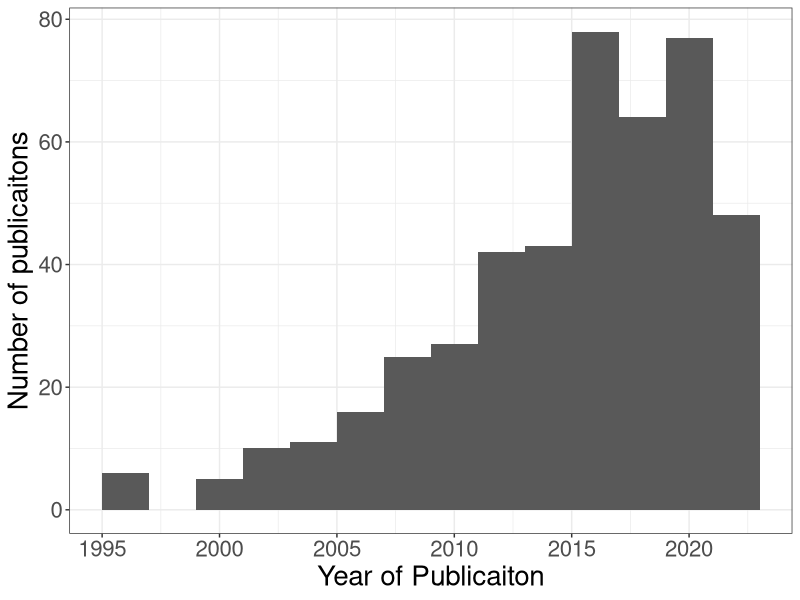
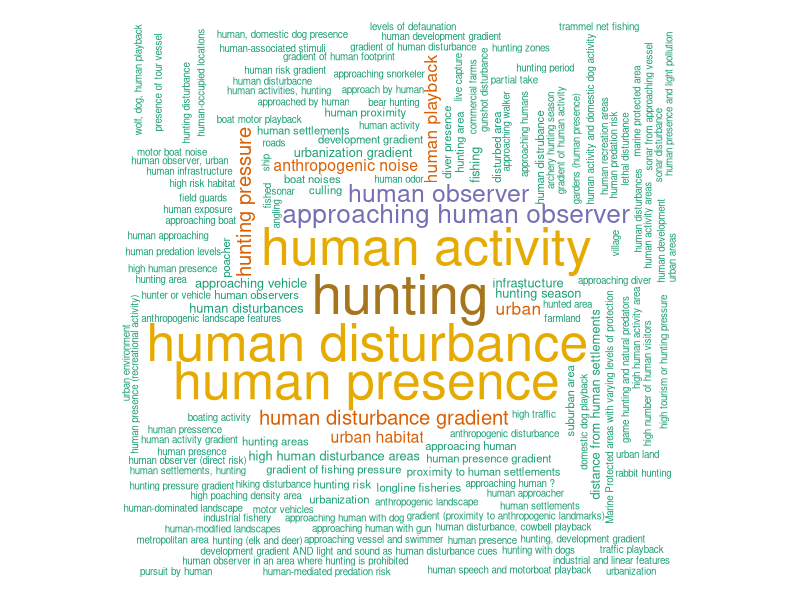
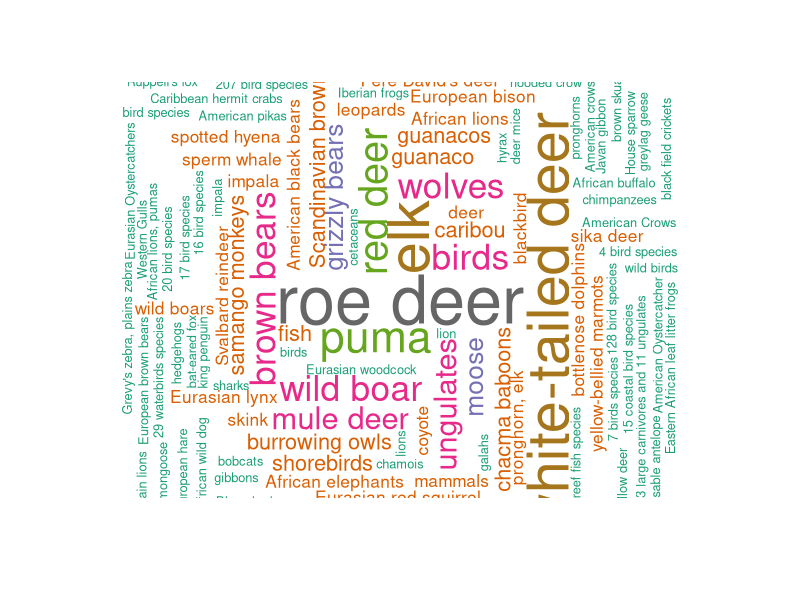
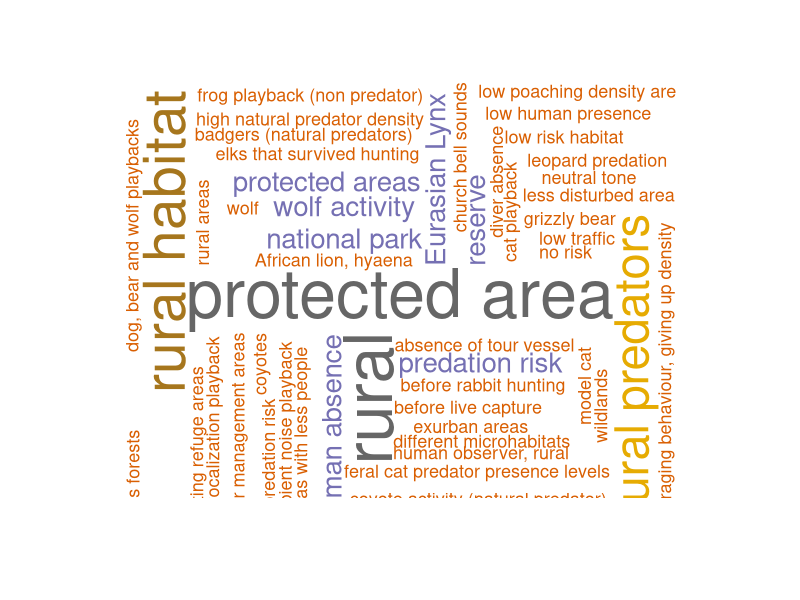
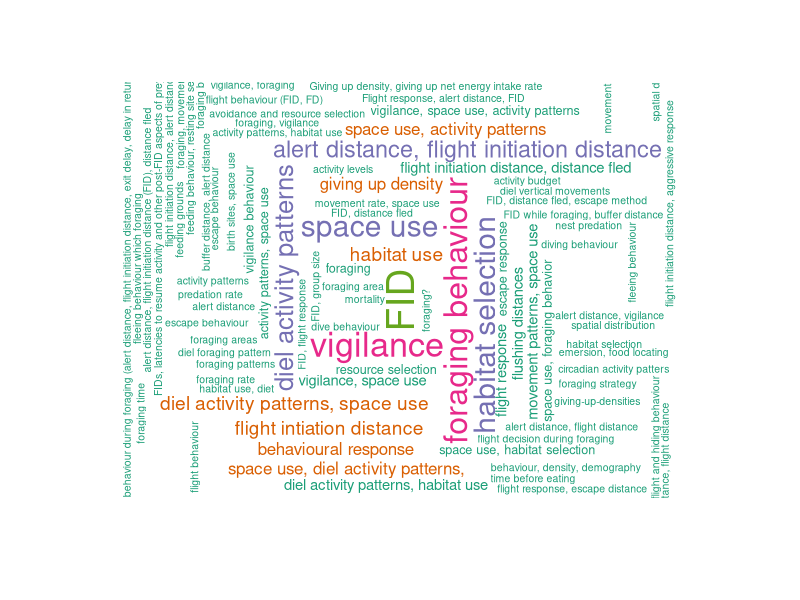

R code for these plots, in order:
## ---- chunk 1
#import libraries

library(ggplot2)
library(dplyr)
library(tidyr)

#set ggplot theme

theme_set(theme_bw()+
            theme(text = element_text(size = 20),
                  legend.position = "top")
          )

## ---- chunk 2
# import data

initial_screening <- read.csv("data/chapter-1_initial-screening_manya.csv")

head(initial_screening)
## ---- chunk 3
summary(initial_screening)
## ---- chunk 4
length(initial_screening$key)
## ---- chunk 5
ggplot(data = initial_screening, aes(year))+
  geom_histogram(binwidth = 2)+
  labs(x = "Year of Publicaiton", y = "Number of publicaitons")
## ---- chunk 6
exposure <- initial_screening%>%
  group_by(exposure)%>%
  count()%>%
  filter(exposure != "")

library(wordcloud)

suppressWarnings(
wordcloud(word = exposure$exposure, freq = exposure$n, min.freq = 1,           max.words=200, random.order=FALSE, rot.per=0.35,            colors=brewer.pal(8, "Dark2"))
)
## ---- chunk 7
population <- initial_screening%>%
  group_by(population)%>%
  count()%>%
  filter(population != "")

suppressWarnings(
wordcloud(word = population$population, freq = population$n, min.freq = 1,           max.words=200, random.order=FALSE, rot.per=0.35,            colors=brewer.pal(8, "Dark2"))
)
## ---- chunk 8
control <- initial_screening%>%
  group_by(control)%>%
  count()%>%
  filter(control != "", control != "-")

suppressWarnings(
wordcloud(word = control$control, freq = control$n, min.freq = 1,           max.words=200, random.order=FALSE, rot.per=0.35,            colors=brewer.pal(8, "Dark2"))
)
## ---- chunk 9

initial_screening%>%
  filter(control != "", control != "-")%>%
  count()%>%
  as.numeric()
## ---- chunk 10

outcome <- initial_screening%>%
  group_by(outcome)%>%
  count()%>%
  filter(outcome != "")

suppressWarnings(
wordcloud(word = outcome$outcome, freq = outcome$n, min.freq = 1,           max.words=200, random.order=FALSE, rot.per=0.35,            colors=brewer.pal(8, "Dark2"))
)
